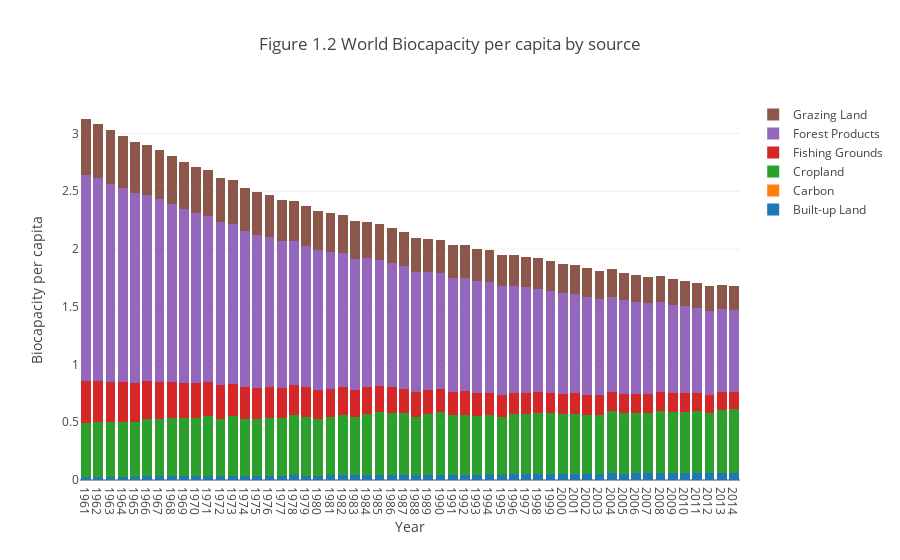

Here is the notebook cell this chart was saved with:
### Code cell
data=[]
#Aggregate Incident number by year
#new_total = crime_data.groupby('year')['IncidntNum'].sum().reset_index().rename(columns={'IncidntNum':'yeartotal'}) 
#Aggregate incident number by category by year and calculate proportion of each category per year.


for source in source_list:
    #new_df = crime_data.loc[crime_data['Category']==crime, ].groupby('year')['IncidntNum'].sum().reset_index()
    #new = new_df.merge(new_total, how = 'left', on ='year')
    #new['pert'] = new['IncidntNum']/new['yeartotal']*100
    
    trace =go.Bar(
                x=ef_person_BC['year'],
                y=ef_person_BC[source],
                name=source
        )
    data.append(trace)
    
layout = go.Layout(title = 'Figure 1.2 World Biocapacity per capita by source',
              xaxis = dict(title = 'Year', autotick=False),
              yaxis = dict(title = 'Biocapacity per capita'),
              barmode='stack',
              showlegend=True)

fig = go.Figure(data=data, layout=layout)
iplot(fig, filename='grouped-bar-stacked')
